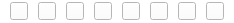
<?xml version="1.0" encoding="UTF-8"?>
<ui version="4.0">
 <class>ScreenToolBar</class>
 <widget class="QWidget" name="ScreenToolBar">
  <property name="geometry">
   <rect>
    <x>0</x>
    <y>0</y>
    <width>234</width>
    <height>23</height>
   </rect>
  </property>
  <property name="windowTitle">
   <string>Form</string>
  </property>
  <property name="styleSheet">
   <string notr="true">background-color: rgb(255, 255, 255);</string>
  </property>
  <layout class="QHBoxLayout" name="horizontalLayout">
   <property name="spacing">
    <number>0</number>
   </property>
   <property name="margin">
    <number>0</number>
   </property>
   <item>
    <widget class="QWidget" name="widget" native="true">
     <property name="styleSheet">
      <string notr="true">background-color: rgb(255, 255, 255);</string>
     </property>
     <layout class="QHBoxLayout" name="horizontalLayout_2">
      <property name="spacing">
       <number>10</number>
      </property>
      <property name="leftMargin">
       <number>10</number>
      </property>
      <property name="topMargin">
       <number>0</number>
      </property>
      <property name="rightMargin">
       <number>10</number>
      </property>
      <property name="bottomMargin">
       <number>0</number>
      </property>
      <item>
       <widget class="QPushButton" name="btnRect">
        <property name="minimumSize">
         <size>
          <width>18</width>
          <height>18</height>
         </size>
        </property>
        <property name="maximumSize">
         <size>
          <width>18</width>
          <height>18</height>
         </size>
        </property>
        <property name="toolTip">
         <string>矩形</string>
        </property>
        <property name="styleSheet">
         <string notr="true">border-image: url(:/screenshot/image/screenshot/rect.png);</string>
        </property>
        <property name="text">
         <string/>
        </property>
       </widget>
      </item>
      <item>
       <widget class="QPushButton" name="btnArrow">
        <property name="sizePolicy">
         <sizepolicy hsizetype="Fixed" vsizetype="Fixed">
          <horstretch>0</horstretch>
          <verstretch>0</verstretch>
         </sizepolicy>
        </property>
        <property name="minimumSize">
         <size>
          <width>18</width>
          <height>18</height>
         </size>
        </property>
        <property name="maximumSize">
         <size>
          <width>18</width>
          <height>18</height>
         </size>
        </property>
        <property name="styleSheet">
         <string notr="true">QPushButton#btnArrow{
border-image: url(:/screenshot/image/screenshot/arrow.png);
}</string>
        </property>
        <property name="text">
         <string/>
        </property>
       </widget>
      </item>
      <item>
       <widget class="QPushButton" name="btnText">
        <property name="sizePolicy">
         <sizepolicy hsizetype="Fixed" vsizetype="Fixed">
          <horstretch>0</horstretch>
          <verstretch>0</verstretch>
         </sizepolicy>
        </property>
        <property name="minimumSize">
         <size>
          <width>18</width>
          <height>18</height>
         </size>
        </property>
        <property name="maximumSize">
         <size>
          <width>18</width>
          <height>18</height>
         </size>
        </property>
        <property name="styleSheet">
         <string notr="true">QPushButton#btnText{
	border-image: url(:/screenshot/image/screenshot/text.png);
}</string>
        </property>
        <property name="text">
         <string/>
        </property>
       </widget>
      </item>
      <item>
       <widget class="QPushButton" name="btnMosaic">
        <property name="minimumSize">
         <size>
          <width>18</width>
          <height>18</height>
         </size>
        </property>
        <property name="maximumSize">
         <size>
          <width>18</width>
          <height>18</height>
         </size>
        </property>
        <property name="styleSheet">
         <string notr="true">QPushButton#btnMosaic{
border-image: url(:/screenshot/image/screenshot/mosaic.png);
}</string>
        </property>
        <property name="text">
         <string/>
        </property>
       </widget>
      </item>
      <item>
       <widget class="QPushButton" name="btnFinish">
        <property name="minimumSize">
         <size>
          <width>18</width>
          <height>18</height>
         </size>
        </property>
        <property name="maximumSize">
         <size>
          <width>18</width>
          <height>18</height>
         </size>
        </property>
        <property name="toolTip">
         <string>完成</string>
        </property>
        <property name="styleSheet">
         <string notr="true">border-image: url(:/screenshot/image/screenshot/ok.png);</string>
        </property>
        <property name="text">
         <string/>
        </property>
       </widget>
      </item>
      <item>
       <widget class="QPushButton" name="btnUndu">
        <property name="minimumSize">
         <size>
          <width>18</width>
          <height>18</height>
         </size>
        </property>
        <property name="maximumSize">
         <size>
          <width>18</width>
          <height>18</height>
         </size>
        </property>
        <property name="styleSheet">
         <string notr="true">QPushButton#btnUndu{
border-image: url(:/screenshot/image/screenshot/undo.png);
}</string>
        </property>
        <property name="text">
         <string/>
        </property>
       </widget>
      </item>
      <item>
       <widget class="QPushButton" name="btnCancal">
        <property name="sizePolicy">
         <sizepolicy hsizetype="Fixed" vsizetype="Fixed">
          <horstretch>0</horstretch>
          <verstretch>0</verstretch>
         </sizepolicy>
        </property>
        <property name="minimumSize">
         <size>
          <width>18</width>
          <height>18</height>
         </size>
        </property>
        <property name="maximumSize">
         <size>
          <width>18</width>
          <height>18</height>
         </size>
        </property>
        <property name="toolTip">
         <string>撤销</string>
        </property>
        <property name="styleSheet">
         <string notr="true">QPushButton#btnCancal{
border-image: url(:/screenshot/image/screenshot/cancal.png);
}</string>
        </property>
        <property name="text">
         <string/>
        </property>
       </widget>
      </item>
      <item>
       <widget class="QPushButton" name="btnSave">
        <property name="sizePolicy">
         <sizepolicy hsizetype="Fixed" vsizetype="Fixed">
          <horstretch>0</horstretch>
          <verstretch>0</verstretch>
         </sizepolicy>
        </property>
        <property name="minimumSize">
         <size>
          <width>18</width>
          <height>18</height>
         </size>
        </property>
        <property name="maximumSize">
         <size>
          <width>18</width>
          <height>18</height>
         </size>
        </property>
        <property name="toolTip">
         <string>保存</string>
        </property>
        <property name="styleSheet">
         <string notr="true">border-image: url(:/screenshot/image/screenshot/save.png);</string>
        </property>
        <property name="text">
         <string/>
        </property>
       </widget>
      </item>
     </layout>
    </widget>
   </item>
  </layout>
 </widget>
 <resources>
  <include location="../resource/img.qrc"/>
 </resources>
 <connections/>
</ui>
